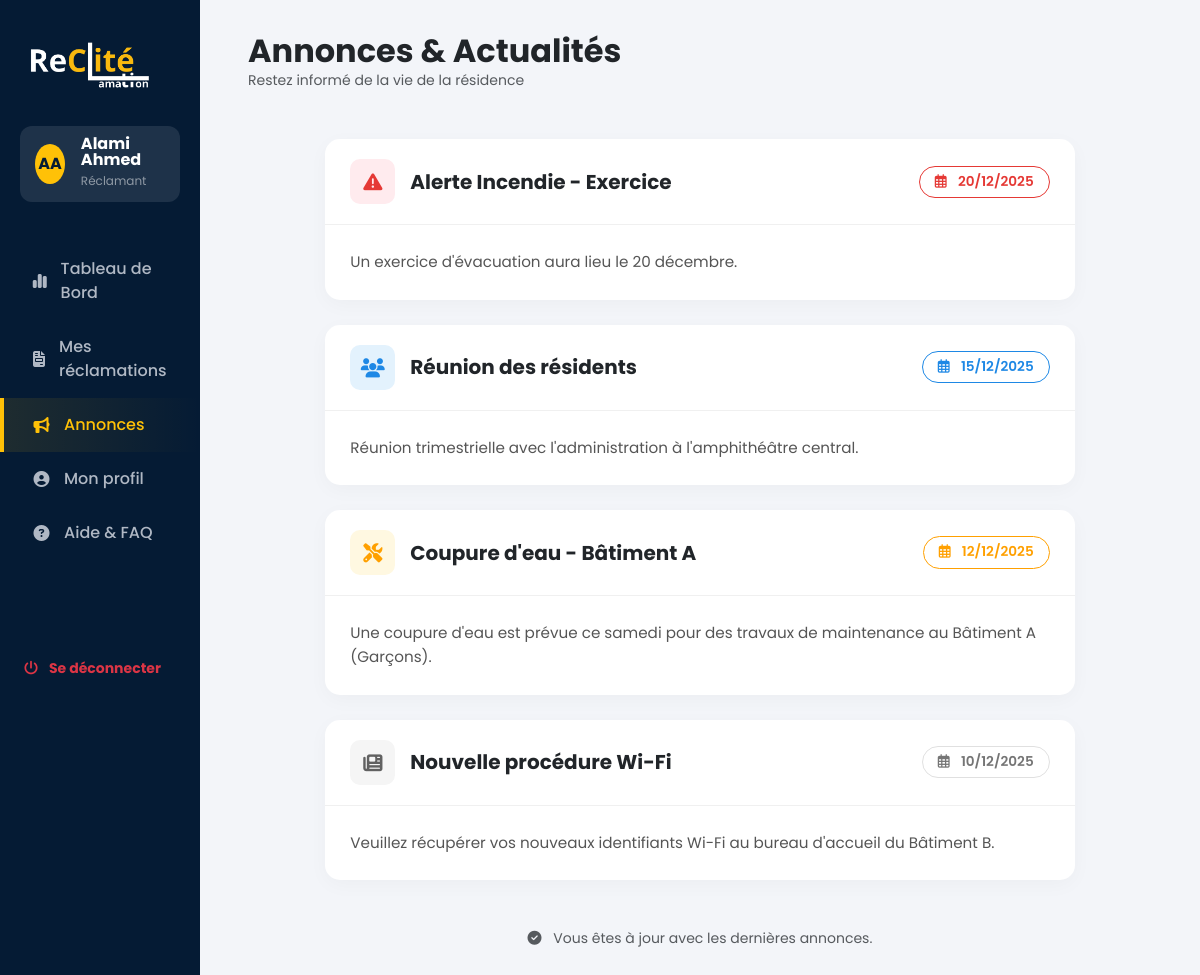
Screenshot of /reclamant/announcements.php (signed in) with the database file from the repository.
### tables this page shows
CREATE TABLE `annonces` (
                            `id` int(11) NOT NULL AUTO_INCREMENT,
                            `titre` varchar(255) NOT NULL,
                            `type` enum('maintenance','reunion','info','urgence') DEFAULT 'info',
                            `description` text DEFAULT NULL,
                            `date_evenement` date NOT NULL,
                            `date_creation` datetime DEFAULT current_timestamp(),
                            PRIMARY KEY (`id`)
);

### reclamant/announcements.php (the view, shortened to what this page needs)
<?php
require_once '../config/db.php';
try {
    $stmt = $pdo->query("SELECT * FROM annonces ORDER BY date_evenement DESC, date_creation DESC");
    $annonces = $stmt->fetchAll(PDO::FETCH_ASSOC);
} catch (PDOException $e) {
    $annonces = [];
    $error = "Erreur de chargement : " . $e->getMessage();
}
?>
<!DOCTYPE html>
<html lang="fr">
<head>
    <link href="https://cdn.jsdelivr.net/npm/bootstrap@5.3.2/dist/css/bootstrap.min.css" rel="stylesheet">
    <link rel="stylesheet" href="https://cdnjs.cloudflare.com/ajax/libs/font-awesome/6.4.0/css/all.min.css">
</head>
<body>
<div class="container-fluid">
    <div class="row">
        <?php include 'sidebar.php'; ?>
        <div class="col-md-9 col-lg-10 main-content">
            <div class="d-flex justify-content-between align-items-center mb-5">
                <div>
                    <h2 class="fw-bold text-dark m-0">Annonces & Actualités</h2>
                    <p class="text-muted small m-0">Restez informé de la vie de la résidence</p>
                </div>
            </div>
            <div class="row">
                <div class="col-lg-10 mx-auto">
                    <?php if (count($annonces) > 0): ?>
                        <?php foreach ($annonces as $ann): ?>
                            <?php
                            $themeClass = 'theme-info';
                            $iconClass = 'fa-info-circle';
                            switch($ann['type']) {
                                case 'maintenance':
                                    $themeClass = 'theme-maintenance';
                                    $iconClass = 'fa-tools';
                                    break;
                                case 'reunion':
                                    $themeClass = 'theme-reunion';
                                    $iconClass = 'fa-users';
                                    break;
                                case 'urgence':
                                    $themeClass = 'theme-urgence';
                                    $iconClass = 'fa-exclamation-triangle';
                                    break;
                                default:
                                    $themeClass = 'theme-info';
                                    $iconClass = 'fa-newspaper';
                            }
                            ?>
                            <div class="announcement-card <?php echo $themeClass; ?>">
                                <div class="ann-header">
                                    <div class="d-flex align-items-center">
                                        <div class="icon-box">
                                            <i class="fas <?php echo $iconClass; ?>"></i>
                                        </div>
                                        <h5 class="fw-bold m-0 text-dark"><?php echo htmlspecialchars($ann['titre']); ?></h5>
                                    </div>
                                    <span class="date-badge">
                                        <i class="far fa-calendar-alt me-2"></i>
                                        <?php
                                        $dateObj = new DateTime($ann['date_evenement']);
                                        echo $dateObj->format('d/m/Y');
                                        ?>
                                    </span>
                                </div>
                                <div class="ann-body">
                                    <?php echo nl2br(htmlspecialchars($ann['description'])); ?>
                                </div>
                            </div>
                        <?php endforeach; ?>
                        <div class="text-center mt-5 text-muted small">
                            <i class="fas fa-check-circle me-2"></i> Vous êtes à jour avec les dernières annonces.
                        </div>
                    <?php endif; ?>
                </div>
            </div>
        </div>
    </div>
</div>
</body>
</html>

### reclamant/announcements.php (style rules this page uses)
:root { --sidebar-bg: #051b34; --body-bg: #f3f5f9; --accent-yellow: #ffc107; --text-muted: #6c757d; }
body { font-family: 'Poppins', sans-serif; background-color: var(--body-bg); overflow-x: hidden; }
.main-content { padding: 2rem 3rem; }
.announcement-card { background: white; border-radius: 15px; border: none; box-shadow: 0 5px 20px rgba(0,0,0,0.03); margin-bottom: 25px; padding: 0; overflow: hidden; transition: transform 0.3s; }
.ann-header { padding: 20px 25px; border-bottom: 1px solid #f0f0f0; display: flex; justify-content: space-between; align-items: center; flex-wrap: wrap; gap: 10px; }
.ann-body { padding: 25px; font-size: 0.95rem; color: #555; line-height: 1.6; }
.icon-box { width: 45px; height: 45px; border-radius: 10px; display: flex; align-items: center; justify-content: center; font-size: 1.2rem; margin-right: 15px; flex-shrink: 0; }
.theme-maintenance .icon-box { background: #fff8e1; color: #ffa000; }
.theme-maintenance .date-badge { border-color: #ffa000; color: #ffa000; }
.theme-reunion .icon-box { background: #e3f2fd; color: #1e88e5; }
.theme-reunion .date-badge { border-color: #1e88e5; color: #1e88e5; }
.theme-urgence .icon-box { background: #ffebee; color: #e53935; }
.theme-urgence .date-badge { border-color: #e53935; color: #e53935; }
.theme-info .icon-box { background: #f5f5f5; color: #616161; }
.theme-info .date-badge { border-color: #e0e0e0; color: #757575; }
.date-badge { background: #fff; border: 1px solid #eee; padding: 5px 15px; border-radius: 50px; font-size: 0.85rem; font-weight: 600; }

### rows the page displays
annonces: titre "Alerte Incendie - Exercice", date_evenement "20/12/2025", description "Un exercice d'évacuation aura lieu le 20 décembre."
annonces: titre "Réunion des résidents", date_evenement "15/12/2025", description "Réunion trimestrielle avec l'administration à l'amphithéâtre central."
annonces: titre "Coupure d'eau - Bâtiment A", date_evenement "12/12/2025", description "Une coupure d'eau est prévue ce samedi pour des travaux de maintenance au Bâtiment A (Garçons)."
annonces: titre "Nouvelle procédure Wi-Fi", date_evenement "10/12/2025", description "Veuillez récupérer vos nouveaux identifiants Wi-Fi au bureau d'accueil du Bâtiment B."

### other values shown
$initials "AA"
$sidebar_name "Alami Ahmed"
